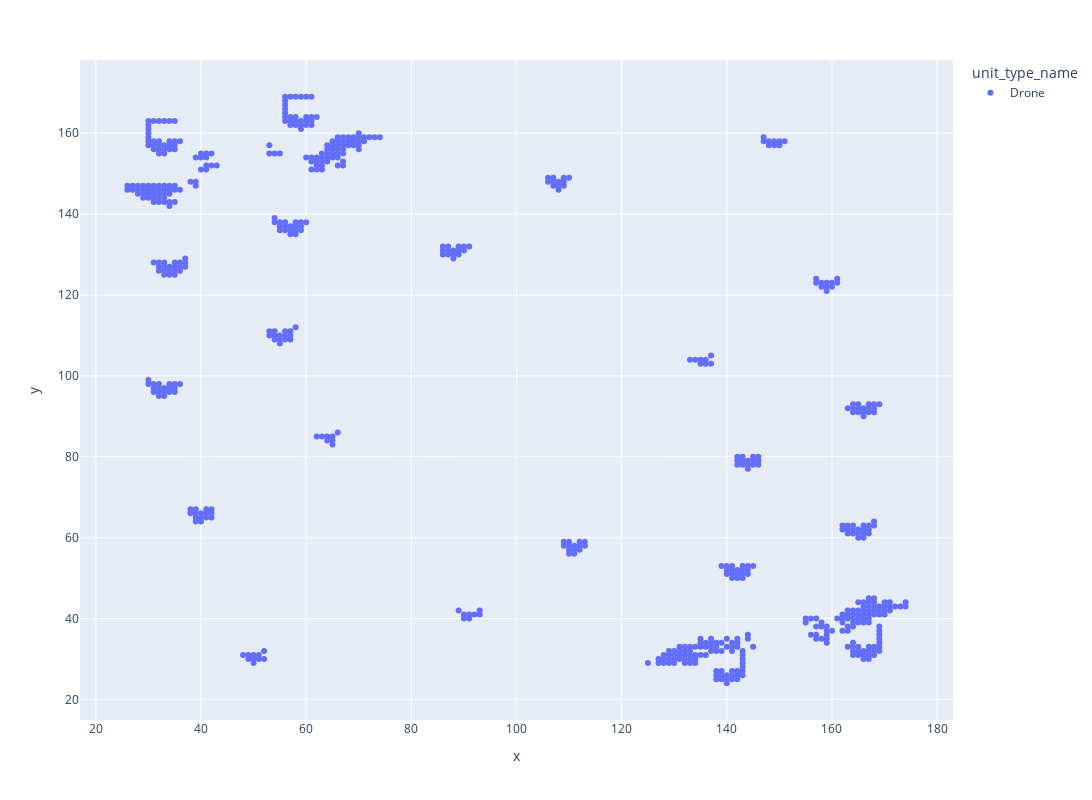

The notebook cell this image was saved under:
### Code cell
unit_born_ec_le = (
    unit_born_df.join(details_df, on="ext_fs_replay_sha256", how="inner")
    .filter(
        (pl.col("ext_replay_detail_player_name") == "2-1-8459957-Sazed")
        & (pl.col("title") == "Emerald City LE")
        & (pl.col("unit_type_name") == "Drone")
    )
    .select([pl.col("x"), pl.col("y"), pl.col("unit_type_name")])
    .group_by(["x", "y", "unit_type_name"])
    .agg(pl.sum("unit_type_name").alias("count"))
    .collect()
)
fig = px.scatter(unit_born_ec_le, x="x", y="y", color="unit_type_name", render_mode="svg", width=1600, height=800)
fig.show()

### Figure 1 — Plotly figure (JSON) as saved in the notebook; plotly's stock layout.template omitted (floating-point values rounded to 4 significant figures; data arrays with more than 128 entries replaced by an {"elided": "..."} marker saying what was removed)
{"data": [{"hovertemplate": "unit_type_name=Drone<br>x=%{x}<br>y=%{y}<extra></extra>", "legendgroup": "Drone", "marker": {"color": "#636efa", "symbol": "circle"}, "mode": "markers", "name": "Drone", "orientation": "v", "showlegend": true, "type": "scatter", "x": {"elided": "597 int values"}, "xaxis": "x", "y": {"elided": "597 int values"}, "yaxis": "y"}], "layout": {"height": 800, "legend": {"title": {"text": "unit_type_name"}, "tracegroupgap": 0}, "margin": {"t": 60}, "width": 1600, "xaxis": {"anchor": "y", "autorange": true, "domain": [0, 1], "range": [17.27, 182.7], "title": {"text": "x"}, "type": "linear"}, "yaxis": {"anchor": "x", "autorange": true, "domain": [0, 1], "range": [14.91, 178.1], "title": {"text": "y"}, "type": "linear"}}}
